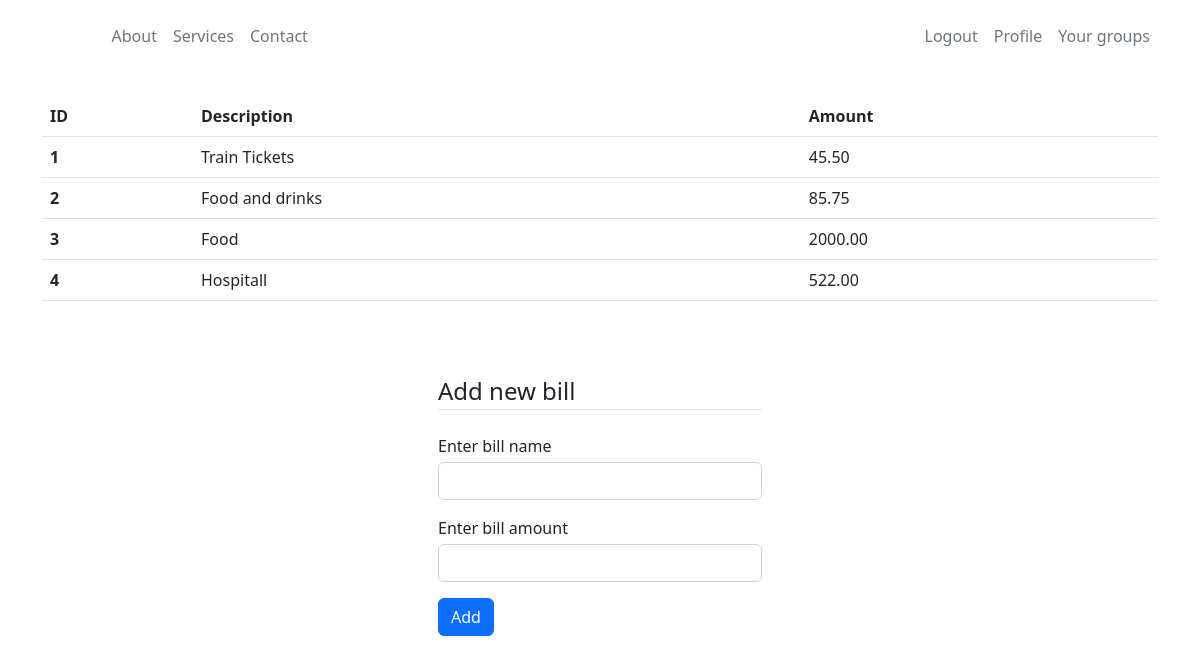
Page /group/2 (signed in) on the committed database.
### app/models/Bills.py (models this page shows, shortened)
class Bills(db.Model):
    id = db.Column(db.Integer, primary_key=True)
    name = db.Column(db.String(255), nullable=False)
    amount = db.Column(db.Numeric(10, 2), nullable=False)
    group_id = db.Column(db.Integer, db.ForeignKey("groups.id"))
    group = db.relationship("Groups")

### app/views.py (the view)
@app.route("/group/<int:group_id>", methods=["GET", "POST"])
@login_required
def group(group_id):
    group = Groups.query.get(group_id)
    bills = Bills.query.filter_by(group_id=group_id).all()
    form = BillForm(request.form)
    if request.method == "POST" and form.validate():
        bill = Bills(name=form.name.data, amount=form.amount.data, group_id=group_id)
        db.session.add(bill)
        db.session.commit()
        flash("Bill added successfully")
        return redirect(url_for("group", group_id=group_id))
    return render_template("bills.html", group=group, bills=bills, form=form)

### app/forms.py
class BillForm(FlaskForm):
    amount = DecimalField("Amount", [DataRequired()])
    name = StringField("Description", [DataRequired(), Length(max=255)])

### app/views.py (called while the page is built)
@login_manager.user_loader
def load_user(user_id):
    return User.query.get(user_id)

### app/templates/bills.html (shortened to what this page needs)
{% extends 'base.html' %}
{% block main %}
  <div class="mb-5">
    <table class="table">
      <thead>
        <tr>
          <th scope="col">ID</th>
          <th scope="col">Description</th>
          <th scope="col">Amount</th>
        </tr>
      </thead>
      <tbody>
    {% for bill in bills %}
    <tr>
      <th scope="row">{{ loop.index }}</th>
      <td>{{bill.name}}</td>
      <td>{{bill.amount}}</td>
    </tr>
    {% endfor %}
  </tbody>
</table>
  </div>
<div class="col-4 p-4 mx-auto">
  <form method="POST" action="{{ url_for('group', group_id=group.id) }}">
    <fieldset class="form-group">
        <legend class="border-bottom mb-4">Add new bill</legend>
<div class="mt-3 mb-1">Enter bill name</div>
        <div class="form-group">
          {{ form.name(class="form-control") }}
        </div>
        <div class="mt-3 mb-1">Enter bill amount</div>
        <div class="form-group">
          {{ form.amount(class="form-control") }}
        </div>
    </fieldset>
    <button class="btn btn-primary mt-3" type="submit">Add</button>
</form>
</div>
{% endblock %}

### rows in the picture
Bills: name "Train Tickets", amount "45.50"
Bills: name "Food and drinks", amount "85.75"
Bills: name "Food", amount "2000.00"
Bills: name "Hospitall", amount "522.00"
